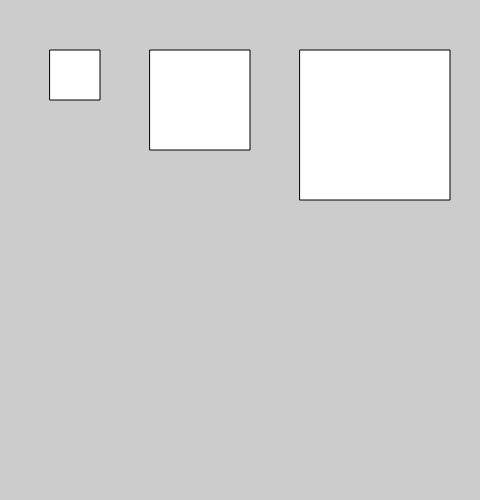
Frame 1 (no input)
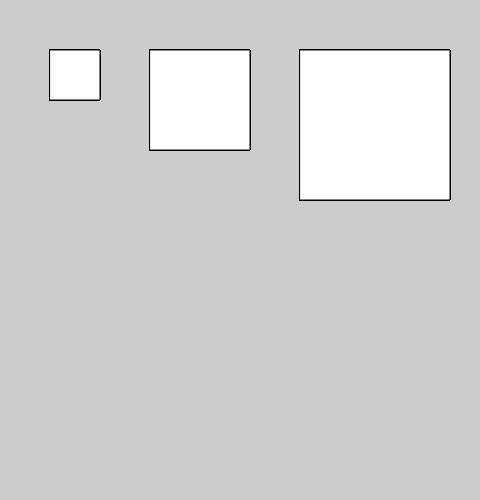
Frame 60 (no input)
Frame 120 (the mouse pressed at the canvas centre since frame 60): identical to frame 60, image omitted

The p5.js sketch that drew these frames (run headless with seeded random() and noise() and a simulated clock; from frame 60 on, the mouse is pressed at the canvas centre):

// p5.js sketch
// ── sketch.js
x = 50
y = 150

function setup(){
  createCanvas(480, 500);
  background(204);
}

function draw(){
  rect(x, x, x, x);
  rect(y, x, x*2, x*2);
  rect(y*2, x, x*3, x*3);
}
